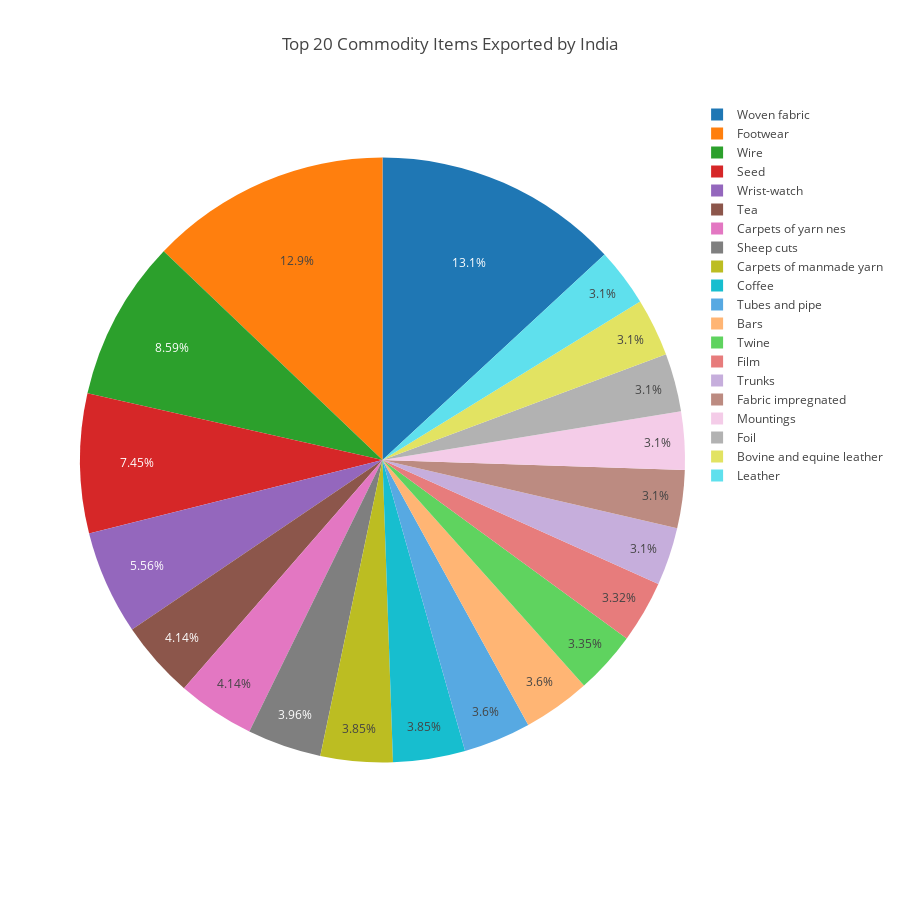

Notebook cell for this chart:
### Markdown cell above
### What items does India export the most?

### Code cell
df_india_export=df_india.ix[df_india['flow']=="Export"]
df_india_commodity=pd.concat([df_india_export['commodity'].str.split(', ', expand=True)], axis=1)
df_india_import=df_india.ix[df_india['flow']=="Import"]


temp_series = df_india_commodity[0].value_counts().head(20)
labels = (np.array(temp_series.index))
sizes = (np.array((temp_series / temp_series.sum())*100))

trace = go.Pie(labels=labels, values=sizes)
layout = go.Layout(
    title='Top 20 Commodity Items Exported by India',
    width=900,
    height=900,
)
data = [trace]
fig = go.Figure(data=data, layout=layout)
offline.iplot(fig, filename="Commodity")

### Figure 1 — Plotly figure (JSON) as saved in the notebook; plotly's stock layout.template omitted (floating-point values rounded to 4 significant figures)
{"data": [{"labels": ["Woven fabric", "Footwear", "Wire", "Seed", "Wrist-watch", "Tea", "Carpets of yarn nes", "Sheep cuts", "Carpets of manmade yarn", "Coffee", "Tubes and pipe", "Bars", "Twine", "Film", "Trunks", "Fabric impregnated", "Mountings", "Foil", "Bovine and equine leather", "Leather"], "type": "pie", "uid": "e8becc00-9b85-11e8-a214-cc35ee620b82", "values": [13.12, 12.87, 8.592, 7.451, 5.561, 4.135, 4.135, 3.957, 3.85, 3.85, 3.601, 3.601, 3.351, 3.316, 3.102, 3.102, 3.102, 3.102, 3.102, 3.102]}], "layout": {"height": 900, "title": "Top 20 Commodity Items Exported by India", "width": 900}}
